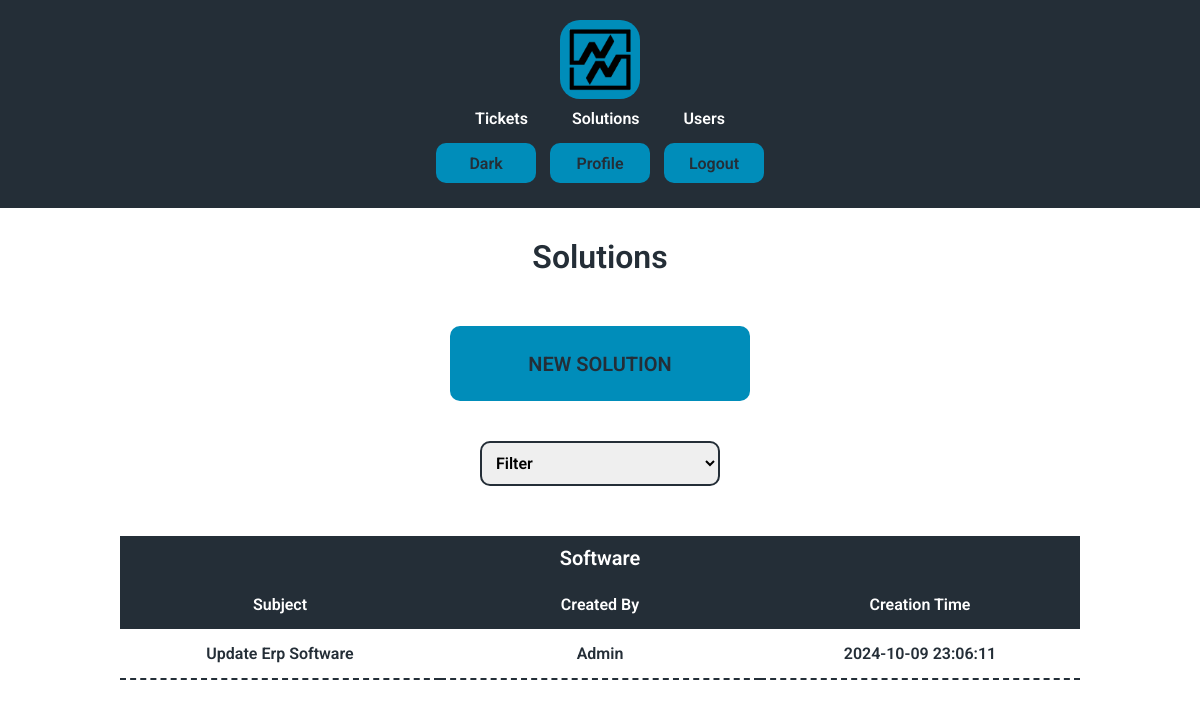
The app's page /solutions (signed in) with its own data.
### tables this page shows
CREATE TABLE solutions (
id INTEGER PRIMARY KEY AUTOINCREMENT NOT NULL,
category TEXT NOT NULL,
subject TEXT NOT NULL,
creator INTEGER,
description TEXT,
time TIMESTAMP DEFAULT CURRENT_TIMESTAMP,
FOREIGN KEY(creator) REFERENCES users(id) ON DELETE SET NULL ON UPDATE NO ACTION
);

CREATE TABLE users (id INTEGER PRIMARY KEY AUTOINCREMENT NOT NULL, name TEXT NOT NULL, hash TEXT NOT NULL, permission INTEGER DEFAULT 4 NOT NULL, active BLOB DEFAULT 0 NOT NULL, email TEXT NOT NULL);

### app.py (the view, shortened to what this page needs)
@app.route("/solutions", methods=["GET", "POST"])
@login_required
def solutions():
    listcategories = db.execute("SELECT DISTINCT category FROM solutions ORDER BY category")
    solutions = db.execute(
        """
        SELECT solutions.id, solutions.subject, solutions.category, solutions.time, users.name AS creator_name
        FROM solutions LEFT JOIN users ON solutions.creator = users.id ORDER BY subject;
        """
        )
    categories = listcategories
    return render_template("solutions.html", solutions = solutions, categories = categories, list = listcategories)

### app.py (called while the page is built)
def login_required(f):
    @wraps(f)
    def decorated_function(*args, **kwargs):
        if not session.get("user_id"):
            return redirect("/") # Redirect to the login page or wherever necessary
        return f(*args, **kwargs)  # Proceed with the actual route if logged in
    return decorated_function

### templates/solutions.html (shortened to what this page needs)
{% extends "layout.html" %}
{% block h1 %}<h1>Solutions</h1>{% endblock %}
{% block body %}
    {% if session.get("permission") < 3 %}
    <form class="margin" action="/newsolution">
        <button type="submit" class="enter">NEW SOLUTION</button>
        </form>
        {% endif %}
    <form class="margin" action="/solutions" method="post">
        <select id="status" name="category" onchange="clickButton()">
            <option hidden disabled value="" selected>Filter</option>
        </select>
    </form>
    <div class="main">
        {% for categorie in categories %}
        <table {% if categories|length == 1 %}
        class="select"
        {% else %}
        class="select column"
        {% endif %}>
            <thead>
                <caption>{{ categorie["category"] }}</caption>
                <tr>
                    <th >Subject</th>
                    <th>Created By</th>
                    <th class="none">Creation Time</th>
                </tr>
            </thead>
            <tbody>
                {% for solution in solutions %}
                {% if solution["category"] == categorie["category"] %}
                <tr onclick="clickButtonID('{{ solution['id'] }}')">
                    <td>{{ solution["subject"] }}</td>
                    <td>{{ solution["creator_name"] }}</td>
                    <td class="none">{{ solution["time"] }}</td>
                </tr>
                {% endif %}
                {% endfor %}
            </tbody>
        </table>
        {% endfor %}
    </div>
{% endblock %}

### static/styles.css (style rules this page uses)
.Light { --color1: #242e37; --color2: #ffffff; --color3: #e1e3e4; --color4: #242e37; --color5: #008dba; --colorextra: #ffffff; --font: "Roboto", sans-serif; }
* { font-family: var(--font); box-sizing: border-box; margin: 0; padding: 0; font-weight: 600; --font-color: var(--color1); --background-color: var(--color2); --nav-color: var(--color4); --navfont-color: var(--colorextra); --button-color: var(--color5); --buttonfont-color: var(--color4); --hover-color: var(--color3); --hoverfont-color: var(--color4); --logo-color: var(--color5); --linkhover-color: var(--color5); --tab-color: var(--color4); --tabfont-color: var(--colorextra); --tabhover-color: var(--color5); --tabhoverfont-color: var(--color4); --disabled-color: var(--color4); --disabledfont-color: var(--color3); --placeholder-color: var(--color4); --aler-color: var(--color5); --active-color: var(--color1); --activefont-color: var(--color5); --border-color: var(--color5); }
html { background-color: var(--background-color); color: var(--font-color); }
body { transition: background-color 0.5s, color 0.3s; }
button { background-color: var(--button-color); color: var(--buttonfont-color); border: none; border-radius: 10px; cursor: pointer; transition: all 0.5s ease 0s; width: 100px; height: 40px; font-size: 16px; margin: 5px; }
.enter { margin-top: 30px; margin-bottom: 10px; font-size: 20px; width: 300px; height: 75px; }
.main { margin: 40px 0 40px 0; }
.margin { margin: 20px 0 20px; }
table { width: 100%; border-collapse: collapse; text-align: center; table-layout: fixed; margin: 20px 0 20px 0; }
td { padding: 15px 0px; border-bottom: 2px dashed var(--tab-color); }
th { background-color: var(--tab-color); padding: 15px 0px; transition: all 0.5s ease 0s; color: var(--tabfont-color); }
caption { font-size: 20px; padding: 10px 10px; color: var(--tabfont-color); background-color: var(--tab-color); }
h1 { margin: 20px 0 20px; }
input, select, textarea { width: 25%; min-width: 200px; padding: 10px; margin: 10px 0px; border: 2px solid var(--font-color); border-radius: 10px; font-size: 16px; }
@media (max-width: 1300px) { td { width: 50%; } }

### records on screen
solutions: subject "Update Erp Software", creator_name "Admin", time "2024-10-09 23:06:11"

### other values on screen
{{ categorie["category"] }} "Software"
